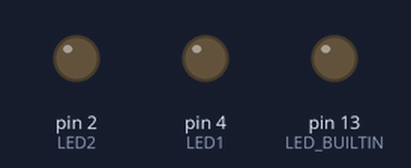
Bench run of a sketch on a simulated Arduino Uno, built for the host (arithmetic inside an expression is 32-bit, double 64-bit). On the bench: output pins drawn as LEDs (lit = HIGH).

Above: at 0.6 s.
At 1.9 s:
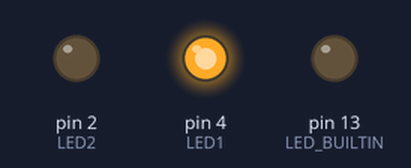
At 3.1 s:
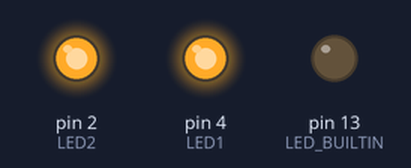
At 4.4 s:
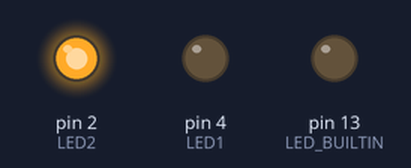
Timing chart, 0 to 6.6 s (numbered marks = the images above):
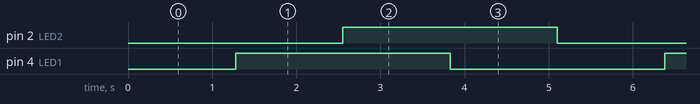

Measured:
- by itself, pin 2 (LED2), pin 4 (LED1): alternates HIGH for 2.6 s and LOW for 2.6 s
- by itself, everything shown: repeats every 5.1 s, in 4 steps

The sketch:

Test_LED_wechsel.ino
```cpp
#define LED1 4
#define LED2 2
int PWM_value;
int UP = 0;
int i;

void setup()
{
   // initialize digital pin LED_BUILTIN as an output.
  pinMode(LED_BUILTIN, OUTPUT);
  pinMode(LED1, OUTPUT);
  pinMode(LED2, OUTPUT);
  DDRE = B00111111;      // alle Bits als Ausgang
}

void loop()
{
 if( UP == 0)
 {
    digitalWrite(LED2, LOW);          // turn the LED on (HIGH is the voltage level)
    //PORTE = B00000001;
    for (i=0; i<255; i++)
    {
    PWM_value = i;
    analogWrite(LED1, PWM_value);    // turn the LED on (HIGH is the voltage level)
    delay(10);                        // wait for a second
    if (i==254)UP = 1;
    }
 }
 else
 {
    digitalWrite(LED2, HIGH);         // turn the LED off by making the voltage LOW
    //PORTE = B00000101;
    for (i=255; i>0; i--)
    {
    PWM_value = i;
    analogWrite(LED1, PWM_value);    // turn the LED on (HIGH is the voltage level)
    delay(10);
    if (i==1)UP = 0;
    }
  }
 }
```
